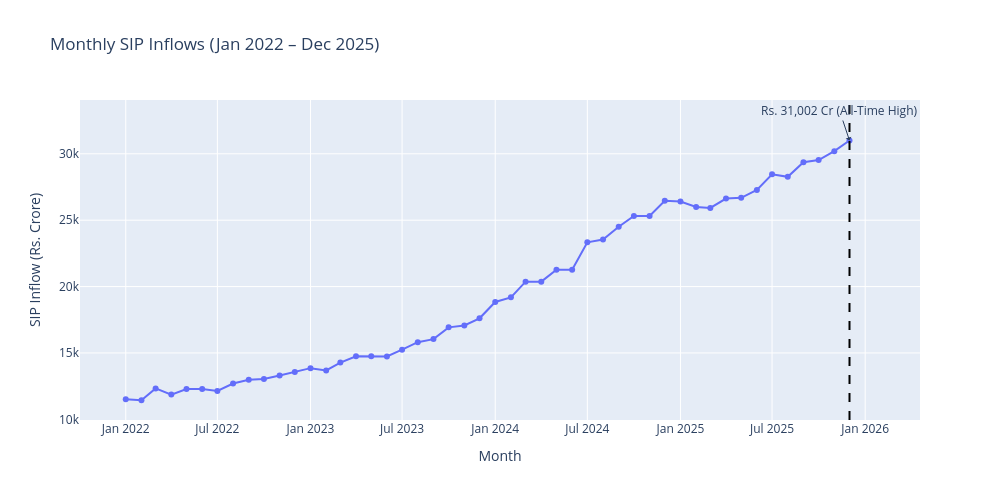

Write notebook code for a chart like this one.
### Code cell
# Chart 3: SIP Inflow Time-Series
df3 = df_sip_inflows.copy()
df3 = df3.sort_values('month')
df3_month_str = df3['month'].dt.strftime('%Y-%m-%d')

fig = go.Figure()
fig.add_trace(go.Scatter(x=df3_month_str, y=df3['sip_inflow_crore'], mode='lines+markers', name='SIP Inflow'))

fig.add_vline(x='2025-12-01', line_dash="dash", line_color="black")
fig.add_annotation(x='2025-12-01', y=31002, text="Rs. 31,002 Cr (All-Time High)", showarrow=True, arrowhead=1)

fig.update_layout(
    title="Monthly SIP Inflows (Jan 2022 – Dec 2025)",
    xaxis_title="Month",
    yaxis_title="SIP Inflow (Rs. Crore)",
    width=1000, height=500
)

fig.write_image(str(CHARTS_DIR / "chart_03_sip_inflow.png"))
fig.show()

### Figure 1 — Plotly figure (JSON) as saved in the notebook; plotly's stock layout.template omitted (floating-point values rounded to 4 significant figures)
{"data": [{"mode": "lines+markers", "name": "SIP Inflow", "type": "scatter", "x": ["2022-01-01", "2022-02-01", "2022-03-01", "2022-04-01", "2022-05-01", "2022-06-01", "2022-07-01", "2022-08-01", "2022-09-01", "2022-10-01", "2022-11-01", "2022-12-01", "2023-01-01", "2023-02-01", "2023-03-01", "2023-04-01", "2023-05-01", "2023-06-01", "2023-07-01", "2023-08-01", "2023-09-01", "2023-10-01", "2023-11-01", "2023-12-01", "2024-01-01", "2024-02-01", "2024-03-01", "2024-04-01", "2024-05-01", "2024-06-01", "2024-07-01", "2024-08-01", "2024-09-01", "2024-10-01", "2024-11-01", "2024-12-01", "2025-01-01", "2025-02-01", "2025-03-01", "2025-04-01", "2025-05-01", "2025-06-01", "2025-07-01", "2025-08-01", "2025-09-01", "2025-10-01", "2025-11-01", "2025-12-01"], "y": [11517, 11438, 12328, 11863, 12286, 12276, 12140, 12694, 12976, 13040, 13306, 13573, 13856, 13687, 14276, 14749, 14749, 14734, 15245, 15814, 16042, 16928, 17073, 17610, 18838, 19187, 20371, 20371, 21262, 21262, 23332, 23547, 24509, 25323, 25320, 26459, 26400, 25999, 25926, 26632, 26688, 27274, 28464, 28265, 29361, 29529, 30200, 31002]}], "layout": {"annotations": [{"arrowhead": 1, "showarrow": true, "text": "Rs. 31,002 Cr (All-Time High)", "x": "2025-12-01", "y": 31002}], "height": 500, "shapes": [{"line": {"color": "black", "dash": "dash"}, "type": "line", "x0": "2025-12-01", "x1": "2025-12-01", "xref": "x", "y0": 0, "y1": 1, "yref": "y domain"}], "title": {"text": "Monthly SIP Inflows (Jan 2022 – Dec 2025)"}, "width": 1000, "xaxis": {"title": {"text": "Month"}}, "yaxis": {"title": {"text": "SIP Inflow (Rs. Crore)"}}}}
